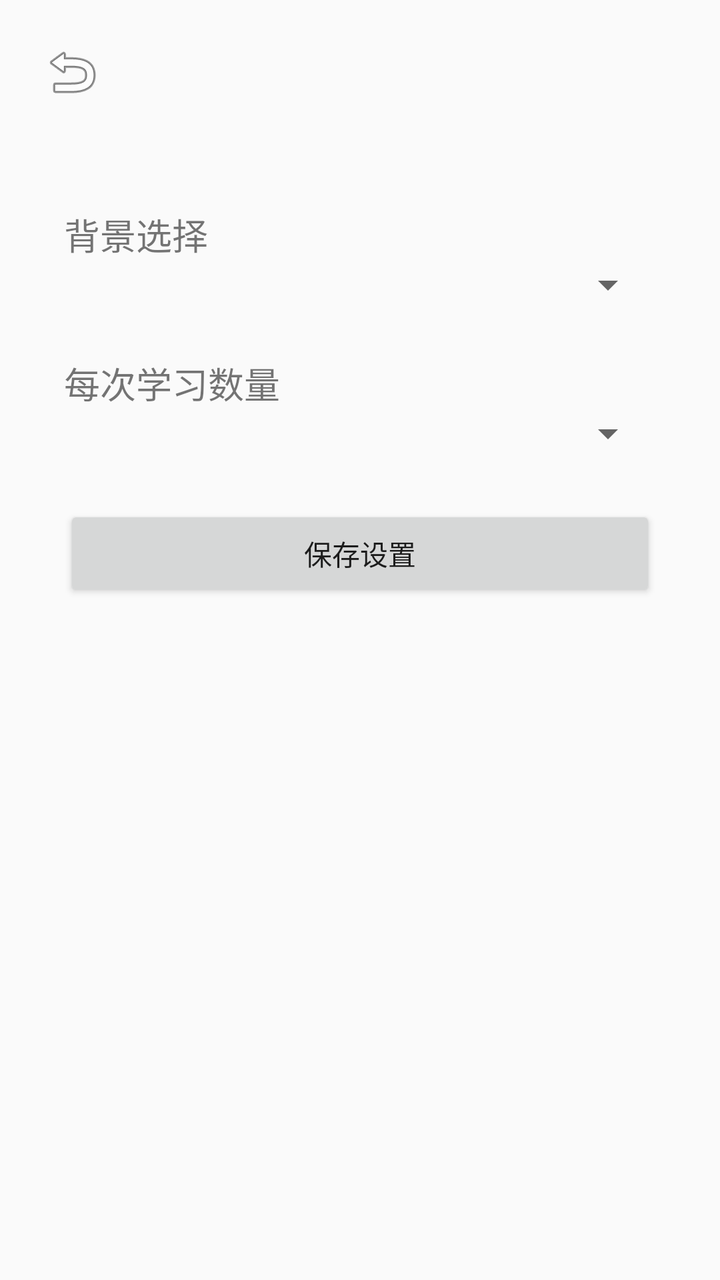
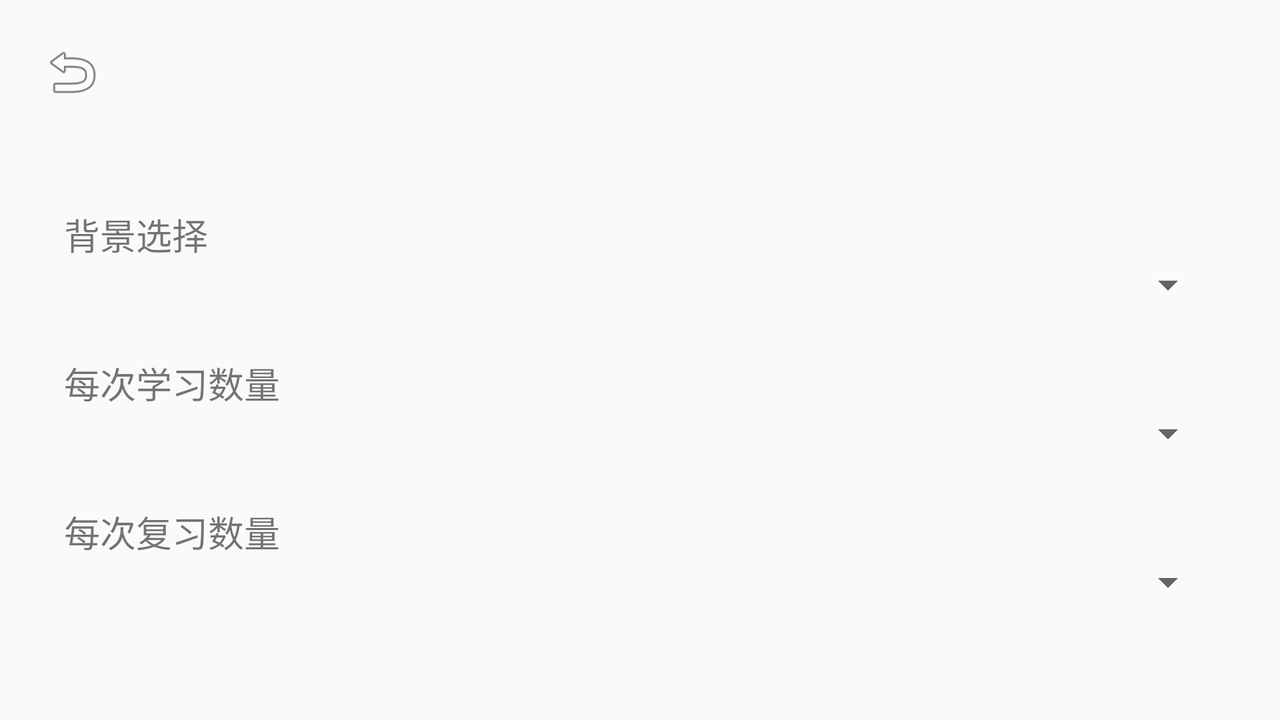

Compare how this app lays out the same screen by default and in its alternative resource folder. The renders come first, then the two layout files and the values they reference.
<!-- AndroidManifest.xml: activity theme AppTheme -->
<!-- res/layout/activity_settings.xml -->
<?xml version="1.0" encoding="utf-8"?>
<RelativeLayout xmlns:android="http://schemas.android.com/apk/res/android"
    android:layout_width="match_parent"
    android:layout_height="match_parent">

    
    <ImageButton
        android:id="@+id/btn_back_settings"
        android:layout_width="40dp"
        android:layout_height="40dp"
        android:layout_margin="16dp"
        android:background="@android:color/transparent"
        android:src="@android:drawable/ic_menu_revert"/>

    <LinearLayout
        android:orientation="vertical"
        android:padding="32dp"
        android:layout_below="@id/btn_back_settings"
        android:layout_width="match_parent"
        android:layout_height="match_parent">

        
        <TextView
            android:text="背景选择"
            android:textSize="18sp" android:layout_height="wrap_content"
            android:layout_width="wrap_content"
            />
        <Spinner
            android:id="@+id/sp_background"
            android:layout_width="match_parent"
            android:layout_height="wrap_content"
            android:layout_marginBottom="24dp"/>

        
        <TextView
            android:text="每次学习数量"
            android:textSize="18sp"
            android:layout_height="wrap_content"
            android:layout_width="wrap_content"
            />
        <Spinner
            android:id="@+id/sp_count"
            android:layout_width="match_parent"
            android:layout_height="wrap_content"
            android:layout_marginBottom="24dp"/>

        
        <Button
            android:id="@+id/btn_save"
            android:layout_width="match_parent"
            android:layout_height="wrap_content"
            android:text="保存设置"/>
    </LinearLayout>
</RelativeLayout>
<!-- resources referenced by this layout -->
<resources>
  <style name="AppTheme" parent="Theme.AppCompat.Light.NoActionBar">
          
          <item name="android:windowDrawsSystemBarBackgrounds">true</item>
          <item name="android:statusBarColor">@android:color/transparent</item>
          
          <item name="android:windowTranslucentStatus">true</item>
          
          <item name="android:fitsSystemWindows">false</item>
      </style>
</resources>
<!-- res/layout-land/activity_settings.xml (the repository's variant of the layout above) -->
<!-- drawn on the phone turned sideways -->
<?xml version="1.0" encoding="utf-8"?>
<RelativeLayout xmlns:android="http://schemas.android.com/apk/res/android"
    android:layout_width="match_parent"
    android:layout_height="match_parent">

    
    <ImageButton
        android:id="@+id/btn_back_settings"
        android:layout_width="40dp"
        android:layout_height="40dp"
        android:layout_margin="16dp"
        android:background="@android:color/transparent"
        android:src="@android:drawable/ic_menu_revert"/>

    <LinearLayout
        android:orientation="vertical"
        android:padding="32dp"
        android:layout_below="@id/btn_back_settings"
        android:layout_width="match_parent"
        android:layout_height="match_parent">

        
        <TextView
            android:text="背景选择"
            android:textSize="18sp"
            android:layout_height="wrap_content"
            android:layout_width="wrap_content"/>
        <Spinner
            android:id="@+id/sp_background"
            android:layout_width="match_parent"
            android:layout_height="wrap_content"
            android:layout_marginBottom="24dp"/>

        
        <TextView
            android:text="每次学习数量"
            android:textSize="18sp"
            android:layout_width="wrap_content"
            android:layout_height="wrap_content"/>
        <Spinner
            android:id="@+id/sp_count"
            android:layout_width="match_parent"
            android:layout_height="wrap_content"
            android:layout_marginBottom="24dp"/>

        
        <TextView
            android:text="每次复习数量"
            android:textSize="18sp"
            android:layout_width="wrap_content"
            android:layout_height="wrap_content"/>
        <Spinner
            android:id="@+id/sp_review_count"
            android:layout_width="match_parent"
            android:layout_height="wrap_content"
            android:layout_marginBottom="24dp"/>

        
        <Button
            android:id="@+id/btn_save"
            android:layout_width="match_parent"
            android:layout_height="wrap_content"
            android:text="保存设置"/>
    </LinearLayout>

</RelativeLayout>
